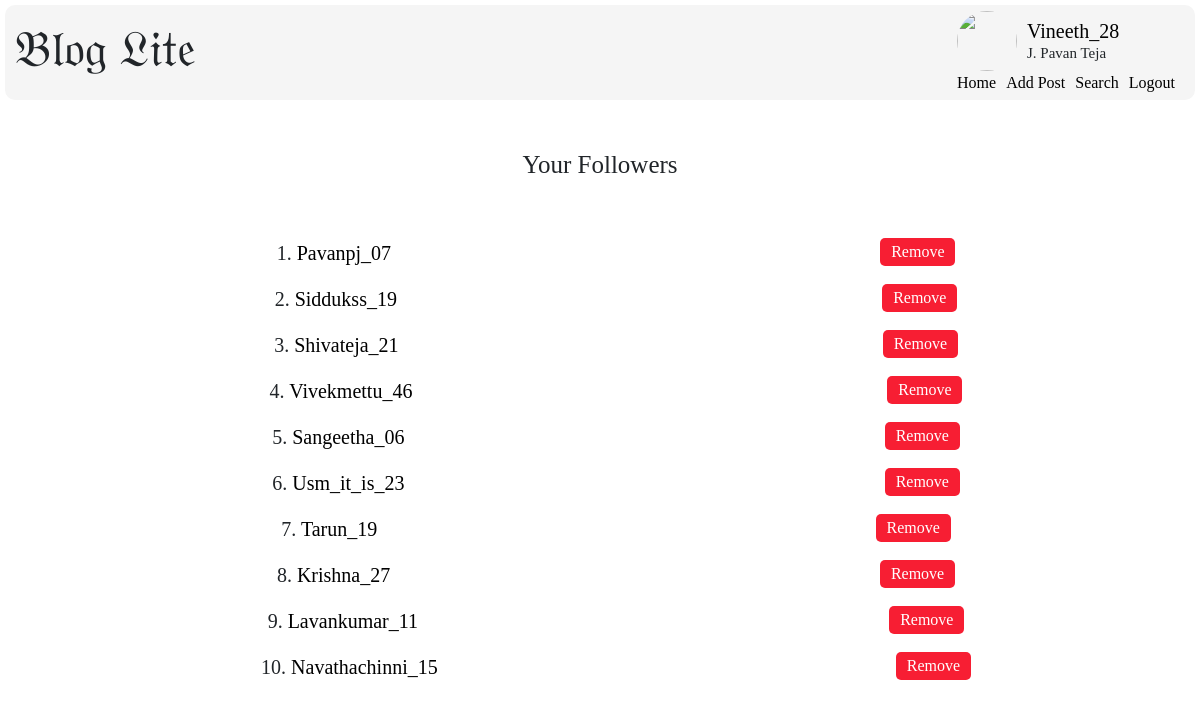
The app's page /followers/Vineeth_28 (signed in) with its own data.
### application/models.py (models this page shows)
class User(db.Model):
    __tablename__ = 'user'
    user_id = db.Column(db.Integer, autoincrement = True, primary_key = True, unique = True)
    name = db.Column(db.String, nullable = False)
    username = db.Column(db.String, nullable = False, unique = True)
    password = db.Column(db.String, nullable = False)
    email = db.Column(db.String, nullable = False, unique = True)
    mobile_number = db.Column(db.Integer, nullable = False, unique = True)
    created_date = db.Column(db.String, nullable = False)
    updated_date = db.Column(db.String, nullable = False)
    userposts = db.relationship('UserPosts', backref = 'user', lazy = True)
    profilepics = db.relationship('ProfilePics', backref = 'user', lazy = True)
    followers_list = db.relationship('Followers_List', backref = 'user', lazy = True)
    following_list = db.relationship('Following_List', backref = 'user', lazy = True)
    comments = db.relationship('Comments', backref='user', lazy = True)

### application/controllers.py (the view)
@app.route('/followers/<username>', methods=["GET"])
def view_followers(username):
    if not g.user:
        return redirect(url_for('session_expired'))
    if request.method == "GET":
        user = User.query.filter_by(username = username).first()
        followers = Followers_List.query.filter_by(user_id = user.user_id).all()
        followers_list = []
        for follower in followers:
            user = User.query.filter_by(user_id = follower.follower_id).first()
            followers_list.append(user)
        return render_template('view_followers.html', username = username, followers_list = followers_list, name = session['fullname'])

### application/controllers.py (called while the page is built)
@app.before_request
def before_request():
    g.user = None
    if 'user' in session:
        g.user = session['user']

@app.after_request
def after_request(response):
    response.headers["Cache-Control"] = "no-cache, no-store, must-revalidate, post-check=0, pre-check=0"
    return response

### templates/view_followers.html (shortened to what this page needs)
{% extends "base.html" -%}
{% block head -%}
    <link rel="stylesheet" type="text/css" href="{{ url_for('static', filename='followers-following.css') }}"/>
{% endblock -%}
{% block content -%}
    <div class="followers-heading-container">
        <h1 class="your-followers-heading">Your Followers</h1>
    </div>
    {% if followers_list|length %}
        <div id="followers-list-container">
            <ul>
                {% for i in range(followers_list|length) -%}
                    <li class="list-items">
                        <p class="user-list-user-name">
                            {{ i+1 }}.
                            <a href="{{ url_for('view_profile', temp_username = followers_list[i].username) }}">{{ followers_list[i].username }}</a>
                        </p>
                        <div>
                            <a href="{{ url_for('remove_follower', username = username, remove_id = followers_list[i].user_id) }}"><button class="remove-button">Remove</button></a>
                        </div>
                    </li>
                {% endfor -%}
            </ul>
        </div>
    {% else %}
        <div class="empty-list">
            <center><h5>Your Follower's list is empty ...</h5></center>
        </div>
    {% endif %}
{% endblock -%}

### templates/base.html (shortened to what this page needs)
<!DOCTYPE html>
<html>
<head>
    <link href="https://cdn.jsdelivr.net/npm/bootstrap@5.0.2/dist/css/bootstrap.min.css" rel="stylesheet"
>
    <link rel="stylesheet" type="text/css" href="{{ url_for('static', filename='header.css') }}"/>
    {% block head -%}{% endblock -%}
</head>
<body>
    <header>
        <div class="head-container">
            <div class="logo-container">
                <h1>𝔅𝔩𝔬𝔤 𝔏𝔦𝔱𝔢</h1>
            </div>
            <div class="profile-container">
                <div class="upper-section">
                    {% if session['default_profilepic'] %}
                        <img src="{{ url_for('static', filename='images/blank-profile-picture.png') }}" id="userProfilePic" class="user-profile-pic" />
                    {% else %}
                        <img src="{{ url_for('renderprofilepic', username = username) }}" id="userProfilePic" class="user-profile-pic" />
                    {% endif %}
                    <div id="names-container">
                        <a href="{{ url_for('profile', username = username) }}"><h5 class="user-name">{{ username }}</h5></a>
                        <p class="full-name">{{ session['fullname'] }}</p>
                    </div>
                </div>
                <div class="lower-section">
                    <a class="links-in-header" href="{{ url_for('home') }}">Home</a>
                    <a class="links-in-header" href="{{ url_for('addpost', username = username) }}">Add Post</a>
                    <a class="links-in-header" href="{{ url_for('search') }}">Search</a>
                    <a class="links-in-header" href="{{ url_for('logout') }}">Logout</a>
                </div>
            </div>
        </div>
    </header>
    <main>
        {% block content -%}{% endblock -%}
    </main>
</body>
</html>

### static/header.css (style rules this page uses)
* { font-family: poppins; }
.head-container { display: flex; flex-direction: row; justify-content: space-between; padding: 10px 10px; background-color: whitesmoke; border-radius: 10px; margin: 5px 5px; height: 95px; align-items: center; }
.logo-container h1 { font-size: 50px; }
.upper-section { display: flex; flex-direction: row; align-items: center; justify-content: start; margin-right: 50px; }
.user-profile-pic { height: 60px; width: 60px; border-radius: 50%; margin-right: 10px; }
#names-container { height: 40px; margin: 0px; }
#names-container a { text-decoration: none; color: black; }
.user-name { margin: 10px 0px 10px 0px; line-height: 1px; }
.full-name { margin: 0px 0px 0px 0px; font-size: 15px; }
.lower-section { display: flex; flex-direction: row; align-items: center; justify-content: end; }
.links-in-header { margin-right: 10px; text-decoration: none; color: black; }
.lower-section a { position: relative; color: #000; text-decoration: none; }
.lower-section a::before { content: ""; position: absolute; display: block; width: 100%; height: 2px; bottom: 0; left: 0; background-color: blue; transform: scaleX(0); transition: transform 0.3s ease; }

### static/followers-following.css (style rules this page uses)
a { text-decoration: none; color: black; }
.followers-heading-container { display: flex; flex-direction: row; justify-content: space-around; margin: 50px 0px; }
.your-followers-heading { font-size: 25px; }
.user-list-user-name { font-size: 20px; }
.list-items { display: flex; flex-direction: row; justify-content: space-around; }
.remove-button { color: #ffffff; height: 28px; width: 75px; border-radius: 5px; border: none; background-color: #f71e33; }

### records on screen
User: fullname "J. Pavan Teja", username "Pavanpj_07"
User: username "Siddukss_19"
User: username "Shivateja_21"
User: username "Vivekmettu_46"
User: username "Sangeetha_06"
User: username "Usm_it_is_23"
User: username "Tarun_19"
User: username "Krishna_27"
User: username "Lavankumar_11"
User: username "Navathachinni_15"

### other values on screen
{{ username }} "Vineeth_28"
{{ i+1 }} "1" "2" "3" "4" "5" "6" "7" "8" "9" "10"
